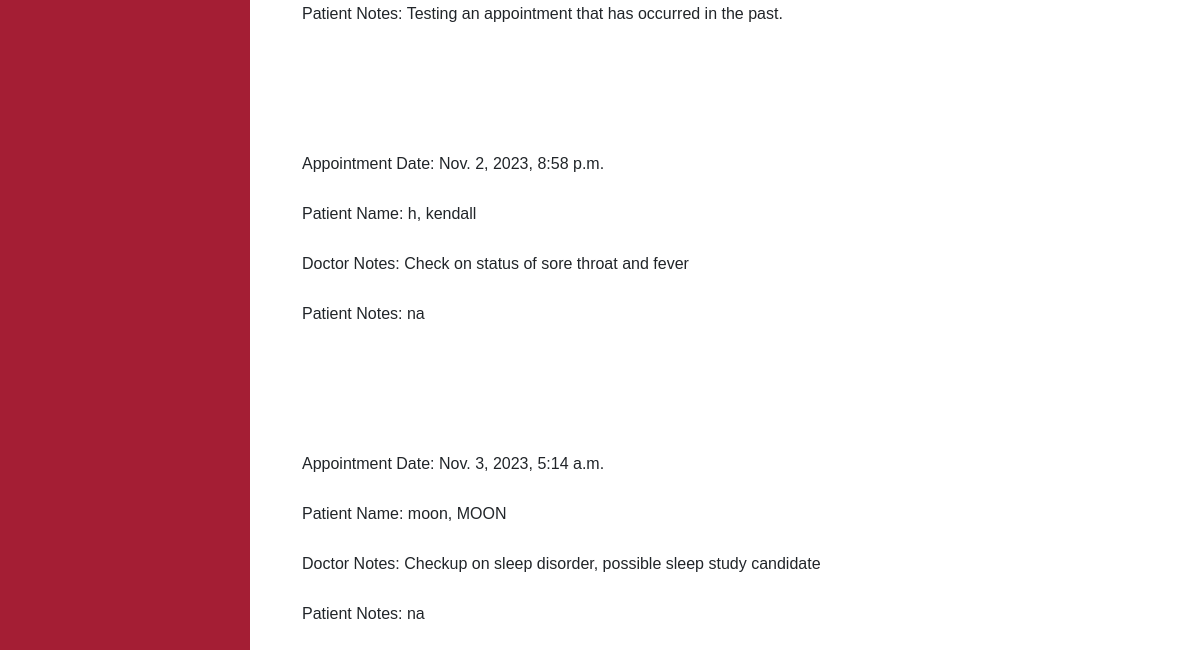
The app's page /viewPastAppointmentsDoctor (signed in, lower part), older data.
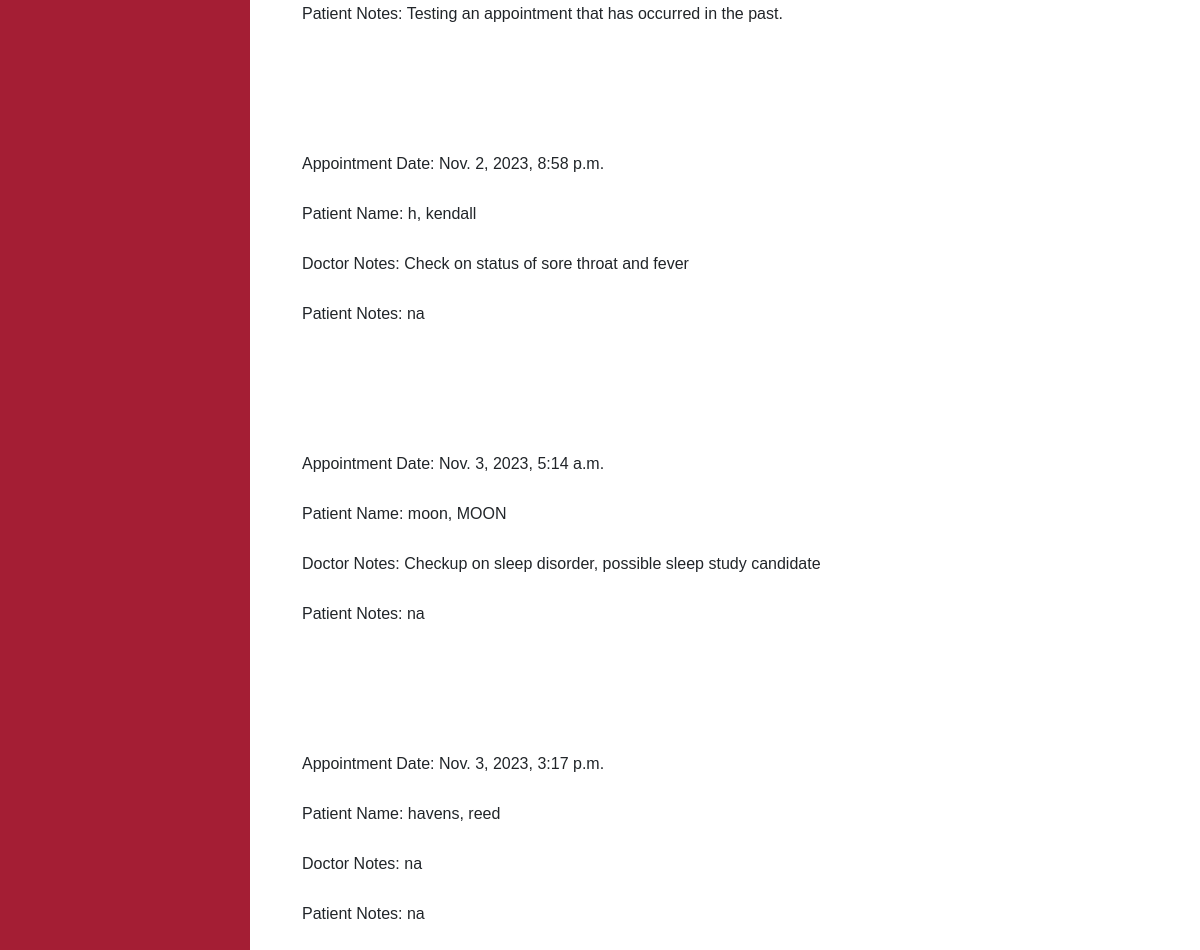
The same page, newer data.
### DoctorPortal/models.py (models this page shows, shortened)
class Appointments(models.Model):
    staffUser = models.ForeignKey(Patient, on_delete=models.CASCADE, related_name='attendingDoctor', default='')
    patient = models.ForeignKey(Patient, on_delete=models.CASCADE, related_name='apptPatient', default='')
    updaterUsername = models.CharField(max_length=100, default = '')
    apptDate = models.DateTimeField(auto_now_add=True)
    docNotes = EncryptedTextField(default='na') #large body of text
    patientNotes = EncryptedTextField(default='na') #large body of text

class Patient(AbstractBaseUser):
    phone = EncryptedIntegerField() # 1 (999)-999-9999 11 long
    ssn = EncryptedCharField(unique=True) #ssn should be unique
    address = EncryptedCharField(max_length=200, default= '')
    username = models.CharField(max_length=100, default = '', unique=True)
    password = EncryptedCharField(max_length=25, default='')
    createdAt = EncryptedDateTimeField(auto_now_add=True) # time the patient was created
    lastUpdated = EncryptedDateTimeField(auto_now=True) # time the patient info was last edited
    fname = models.CharField(max_length=50)
    lname = EncryptedCharField(max_length=50)
    sex = models.CharField(max_length=1) # M or F
    symptoms = EncryptedTextField(default='na') #large body of text
    age = models.PositiveIntegerField(validators=[MaxValueValidator(130), MinValueValidator(0)], default=None) # 0 - 130 yrs old
    weight = models.PositiveIntegerField(validators=[MinValueValidator(1), MaxValueValidator(2000)], default=None) # 1-2000lbs
    allergies = EncryptedTextField(default='na') # known allergies
    history = EncryptedTextField(default='na') # the medical history
    is_patient = models.BooleanField('patientStatus', default=True)
    is_doctor = models.BooleanField('doctorStatus', default=False)
    objects = PatientManager()
    USERNAME_FIELD = 'username'
    REQUIRED_FIELDS = []

### DoctorPortal/views.py (the view)
# urls.py: path('viewPastAppointmentsDoctor', views.viewPastApppointmentsDoctor, name='viewPastAppointmentsDoctor'),
def viewPastApppointmentsDoctor(request):
    current_user = request.user
    if (current_user.is_doctor == False):
        return HttpResponseRedirect('/login')
    today = date.today()
    myAppts = Appointments.objects.filter(staffUser=current_user, apptDate__lt=today)
    return render(request, "viewPastAppointmentsDoctor.html", context = {'user': current_user, "appts": myAppts})

### DoctorPortal/templates/viewPastAppointmentsDoctor.html (shortened to what this page needs)
{% extends 'base_doctor.html' %}
{% block content %}
    {% if appts %}
        <ul>
            {% for a in appts %}
                Appointment Date: {{a.apptDate}}  <br>
                Patient Name: {{a.patient.lname}}, {{a.patient.fname}}<br>
                Doctor Notes: {{ a.docNotes }} <br>
                Patient Notes: {{ a.patientNotes }} <br>
                <br><br>
            {% endfor %}
        </ul>
    {% endif %}
{% endblock content %}

Row changes from the older to the newer data that the page shows:
added Appointments: apptDate "Nov. 3, 2023, 3:17 p.m.", patient.lname "havens", patient.fname "reed", docNotes "na", patientNotes "na"
